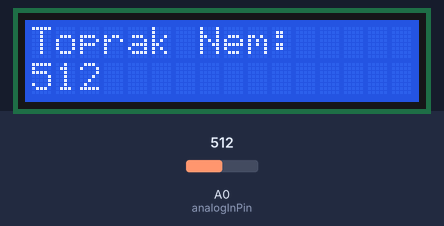
This sketch was run on a simulated Arduino Uno, built with avr-gcc and run on an emulated ATmega328P. Shown: 16×2 character LCD. The test bench sets the inputs (shaded band); at power-on: A0 (analogInPin) = 512.

Above: at 1.3 s.
1.4 s: A0 (analogInPin) set to 716
At 2.3 s:
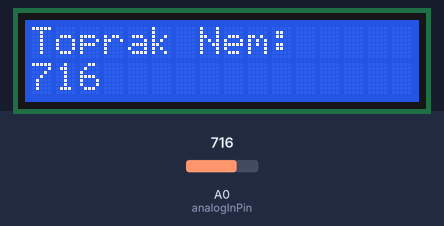
3.1 s: A0 (analogInPin) set to 900
At 4.3 s:
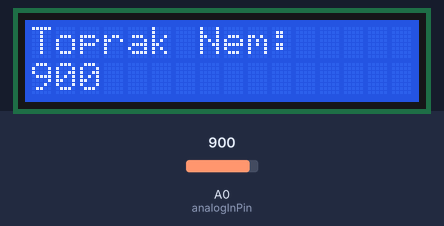
4.7 s: A0 (analogInPin) set to 1023
At 5.0 s:
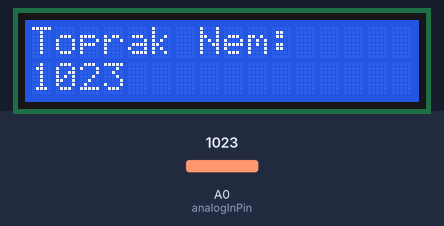
Timing chart, 0 to 7.7 s (numbered marks = the images above; inputs shaded):
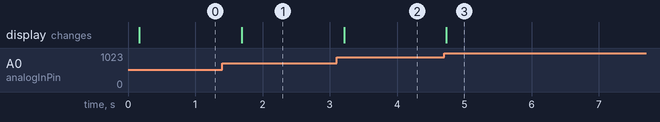

Measured:
- after the input at 1.4 s, the display: changes after 0.29 s (image 1)
- after the input at 3.1 s, the display: changes after 0.11 s (image 2)
- after the input at 4.7 s, the display: changes at once (image 3)

The sketch:

tprkod.ino
```cpp
#include <LiquidCrystal.h>

LiquidCrystal  lcd(7, 6, 5, 4, 3, 2);

int analogInPin = A0;
int sensorValue = 0;
void setup() {


lcd.begin(16, 2);
delay(100);
}
void loop() {
lcd.clear();
lcd.print("Toprak Nem:");
sensorValue = analogRead(analogInPin);
lcd.setCursor(0, 1);
lcd.print(sensorValue);

delay(300);
}
```
